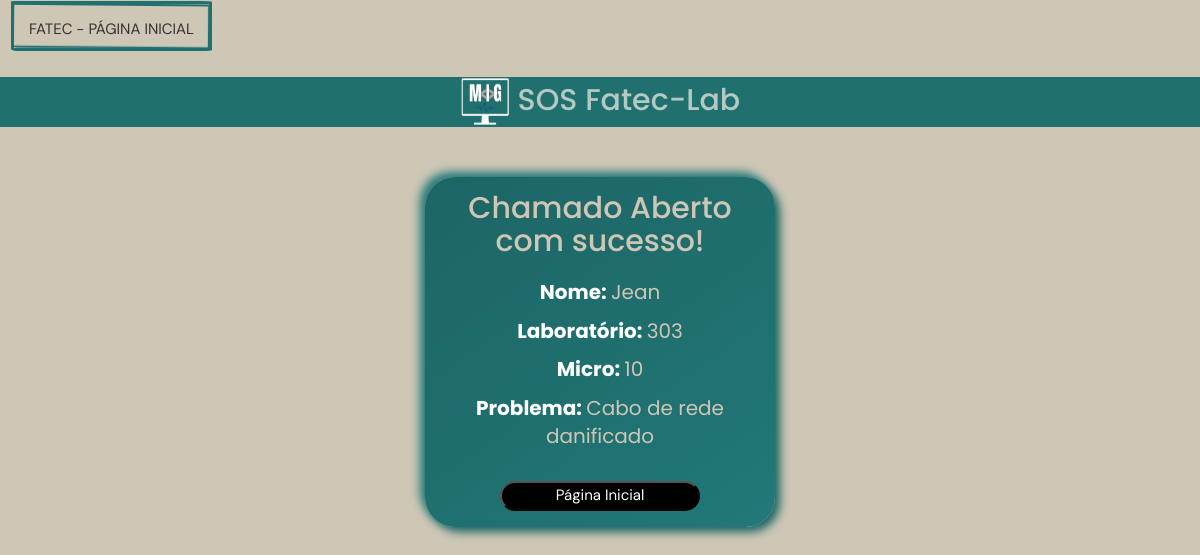
Before: /done/ with the older database file.
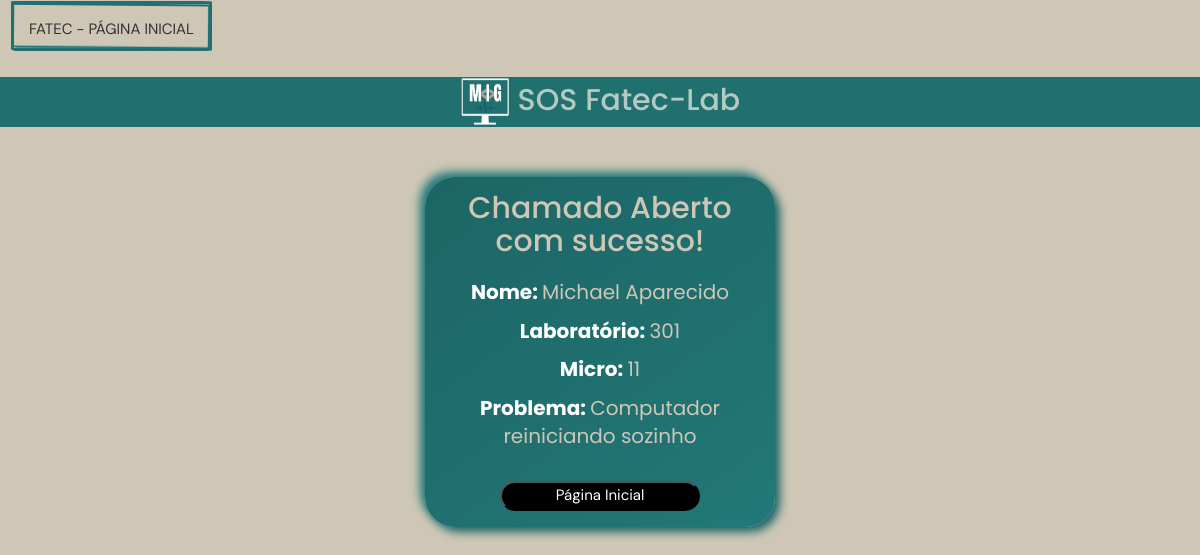
After: the same page with the newer database file.
### tables this page shows
CREATE TABLE alunos(
    aluno_id INTEGER PRIMARY KEY,
    nome text,
    email text,
    chamado_id INTEGER,
    FOREIGN KEY (chamado_id) REFERENCES chamados(chamado_id)

  );

CREATE TABLE chamados(
  chamado_id INTEGER PRIMARY KEY AUTOINCREMENT,
  micro INTEGER NOT NULL,
  laboratorio TEXT NOT NULL,
  problema TEXT NOT NULL,
  done BOOL,
  created_at DATE
);

### app.py (the view)
@app.route('/done/')
def done():
  cur,conn = openDB()
  cur.execute('select nome,email from alunos')
  alunoDB = cur.fetchall()
  if len(alunoDB) > 0:
    alunoDB = alunoDB[-1]
  else:
    alunoDB = alunoDB[0]
  cur.execute("SELECT laboratorio,micro,problema FROM chamados")
  lab = cur.fetchall()
  if len(lab) > 0:
    lab = lab[-1]
  else:
    lab = lab[0]
  conn.close()
  return render_template('done.html', data=alunoDB,laboratorio=lab)

### app.py (called while the page is built)
def openDB():
  connection = sqlite3.connect('database.db')
  cur = connection.cursor()
  return cur,connection

### templates/done.html
{% extends "style.html" %} {% block head %} {{ super() }}
<div id="done">
  <h3>Chamado Aberto com sucesso!</h3>
  <p><strong>Nome: </strong>{{data[0]}}</p>
  <p><strong>Laboratório: </strong>{{laboratorio[0][12:15]}}</p>
  <p><strong>Micro: </strong>{{laboratorio[1]}}</p>
  <p><strong>Problema: </strong>{{laboratorio[2]}}</p>
  <br />
  <a href="{{url_for('home')}}">
    <button class="button" href="./home.html">Página Inicial</button>
  </a>
</div>
{% endblock %}

### templates/style.html (shortened to what this page needs)
<!DOCTYPE html>
<html lang="pt-br">
  <head>
    <link rel="stylesheet" href="https://maxcdn.bootstrapcdn.com/bootstrap/3.4.1/css/bootstrap.min.css">
    <link rel="stylesheet" href="//cdn.datatables.net/1.13.1/css/jquery.dataTables.min.css">
    <link rel="stylesheet" href="/static/style.css" />
    <link
    rel="stylesheet"
    href="https://unpkg.com/swiper@8/swiper-bundle.min.css"
   />
  </head>
  <body>
    {% block head %}
    <div id="app">
        <nav class="navbar navbar-light bg-light">
          <a   id="nav-fatec" href="/" class="navbar-brand">
          FATEC - Página Inicial
        </a>
        </nav>
      <h1 class="text-center jumbotron-small"><img id=logo src="{{url_for('static', filename='mig-bg.png' )}}" width="50" height="50" class="d-inline-block align-top" alt=""> SOS Fatec-Lab</h1>
      {% endblock %}
  </body>
</html>

### static/style.css (style rules this page uses)
* { box-sizing: border-box; margin: 0; padding: 0; max-width: 100vw; max-height: 100vh; background-color: #cec7b6; }
:root { --base-color-gray:(#cec7b6); --base-color-text:(#190a12); --brown-color:(#5a5239); --base-color-hover:(#b3c9c1); --base-color-gray-alt:(#eee9c7); --title-font-size:3rem; --subtitle-font-size: 1.5rem; --title-font: 'Poppins', sans-serif; --body-font: 'DM Sans', sans-serif; }
h1,h2,h3 { color: var(--base-color-text); font-family: var(--title-font); }
h1,h2 { font-size: var(--title-font-size); }
p,a { font-size: var(--subtitle-font-size); font-family: var(--title-font); color: var(--base-color-text); }
h1 { margin: 25px auto; text-align: center; }
#logo { display: inline; background-color: rgb(32, 112, 112); }
#nav-fatec { margin-left: 10px; display: inline-block; border: 3px solid rgb(32, 112, 112); font-size: 1.5rem; border-radius: 2% 6% 5% 4% / 1% 1% 2% 4%; text-transform: uppercase; background: transparent; position: relative; }
#nav-fatec::before { content: ''; border: 2px solid rgb(32, 112, 112); display: block; width: 100%; height: 100%; position: absolute; top: 50%; left: 50%; transform: translate3d(-50%, -50%, 0) scale(1.015) rotate(0.5deg); border-radius: 1% 1% 2% 4% / 2% 6% 5% 4%; }
.jumbotron-small { background-color:rgb(32, 112, 112) ; color: #b3c9c1; }
a { text-decoration: none; font-family: var(--body-font); }
.button { width: 200px; height: 30px; background-color: black; color: white; border-radius: 15px; margin-bottom: 10px; }
div#done { margin: 50px auto; text-align: center; width:350px; height:350px; border-radius: 30px; background: linear-gradient(145deg, #1d6565, #227878); box-shadow: 5px 5px 10px #1d6565, -5px -5px 10px #237b7b; }
div#done p,div#done h3, div#done strong { background-color: transparent; color: #cec7b6; font-size: 20px; }
div#done h3 { font-size: var(--title-font-size); margin: 20px auto; padding-top: 15px; width: 300px; }
div#done strong { color: white; }
strong { background-color: transparent; }

Changed rows visible on the page:
no longer on this page (row edited): alunos: nome "Jean"
no longer on this page (row edited): chamados: laboratorio "303", micro "10", problema "Cabo de rede danificado"
added alunos: nome "Michael Aparecido"
added chamados: laboratorio "301", micro "11", problema "Computador reiniciando sozinho"
